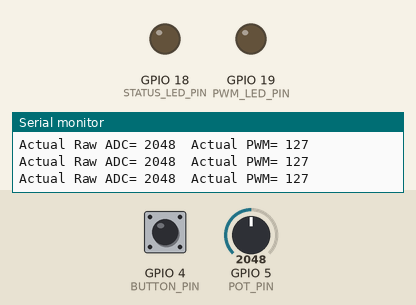
A sketch run on a simulated ESP32. Shown: output pins drawn as LEDs (lit = HIGH), the last lines printed to the serial monitor. Inputs (shaded band) come from the test bench; at power-on: GPIO 4 (BUTTON_PIN) HIGH, GPIO 5 (POT_PIN) = 2048 (analog values on the 0–4095 scale).

Above: at 1.2 s.
1.3 s: GPIO 4 (BUTTON_PIN) pulled LOW for 0.15 s
At 1.38 s:
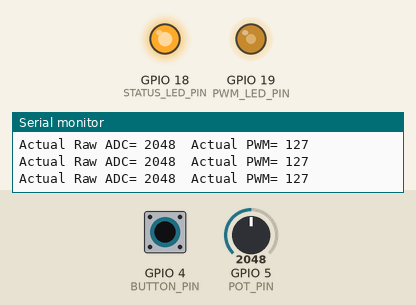
2.9 s: GPIO 5 (POT_PIN) set to 0
5.9 s: GPIO 4 (BUTTON_PIN) pulled LOW for 1 s
At 6.7 s:
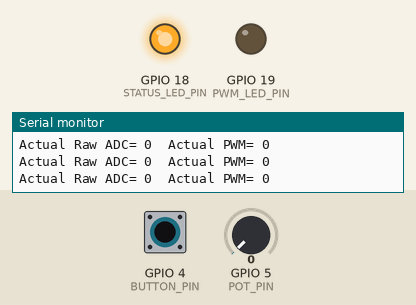
8.4 s: GPIO 4 (BUTTON_PIN) pulled LOW for 3.2 s
At 12.6 s:
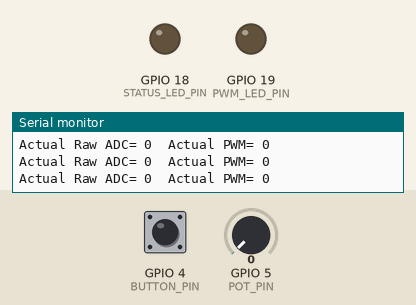
Timing chart, 0 to 14.1 s (numbered marks = the images above; inputs shaded):
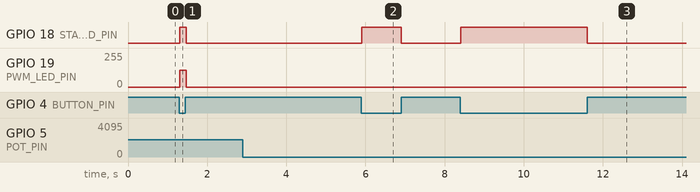

The sketch:

Lomo_Lab5.ino
```cpp
#include <Arduino.h>

const uint8_t BUTTON_PIN = 4;
const uint8_t POT_PIN = 5;
const uint8_t STATUS_LED_PIN = 18;
const uint8_t PWM_LED_PIN = 19;

bool buttonPressed = false;
bool pwmReady = false;
int rawInput = 0;
int requestedDuty = 0;
int appliedDuty = 0;

void readInputs();
void processInputs();
void updateOutputs();

void setup() {
  Serial.begin(115200);
  pinMode(BUTTON_PIN, INPUT_PULLUP);
  pinMode(STATUS_LED_PIN, OUTPUT);
  digitalWrite(STATUS_LED_PIN, LOW);
  pinMode(PWM_LED_PIN, OUTPUT);
  digitalWrite(PWM_LED_PIN, LOW);
  analogReadResolution(12);
  analogSetPinAttenuation(POT_PIN, ADC_11db);
  pwmReady = ledcAttach(PWM_LED_PIN, 5000, 8);
  if (pwmReady) {
    ledcWrite(PWM_LED_PIN, 0);
  } else {
    Serial.println("PWM setup failed.");
  }
}

void loop() {
  readInputs();
  processInputs();
  updateOutputs();
  delay(20); // Pause for 20 ms between loop iterations.
}

void readInputs() {
  buttonPressed = (digitalRead(BUTTON_PIN) == LOW);
  rawInput = analogRead(POT_PIN);
}

void processInputs() {
  requestedDuty = constrain(map(rawInput, 0, 4095, 0, 255), 0L, 255L);
  if (buttonPressed && pwmReady) {
    appliedDuty = requestedDuty;
  } else {
    appliedDuty = 0;
  }
}

void updateOutputs() {
  digitalWrite(STATUS_LED_PIN, (buttonPressed && pwmReady) ? HIGH : LOW);
  if (pwmReady) {
    ledcWrite(PWM_LED_PIN, appliedDuty);
    Serial.println("Actual Raw ADC= " + String(rawInput) + "\tActual PWM= " + String(requestedDuty));
  }
}
```

Measured:
- after the input at 1.3 s, GPIO 18 (STATUS_LED_PIN): LOW → HIGH at once, → LOW 0.16 s later; GPIO 19 (PWM_LED_PIN): 0/255 → 127/255 at once, → 0/255 0.16 s later
- after the input at 5.9 s, GPIO 18 (STATUS_LED_PIN): LOW → HIGH at once, → LOW 1.0 s later
- after the input at 8.4 s, GPIO 18 (STATUS_LED_PIN): LOW → HIGH at once, → LOW 3.2 s later
